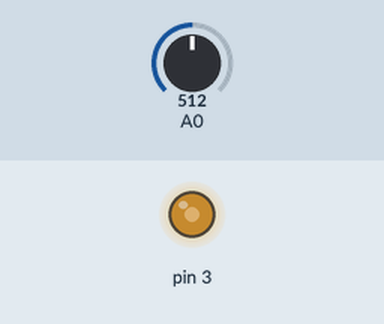
A sketch run on a simulated Arduino Uno, built with avr-gcc and run on an emulated ATmega328P. Parts: output pins drawn as LEDs (lit = HIGH). The inputs (shaded band) are chosen by the test bench; at power-on: A0 = 512.

Above: at 1.2 s.
1.3 s: A0 set to 716
At 1.7 s:
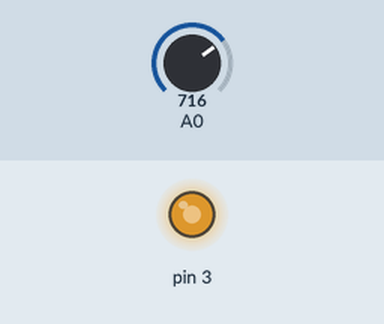
2.8 s: A0 set to 900
At 4.0 s:
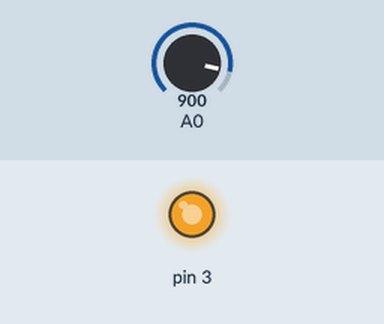
4.3 s: A0 set to 122
At 5.2 s:
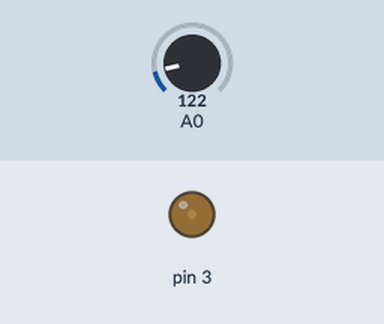
5.8 s: A0 set to 0
At 6.3 s:
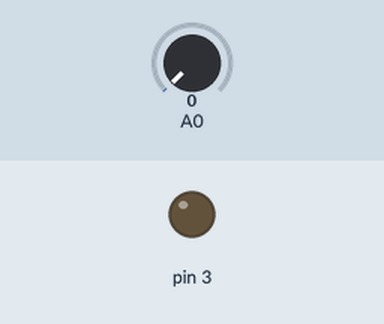
Timing chart, 0 to 8.3 s (numbered marks = the images above; inputs shaded):
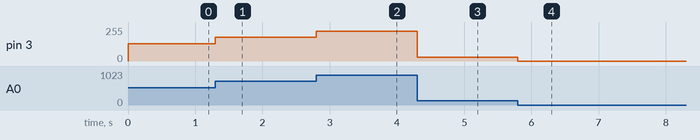

The sketch:

pwm_potar.ino
```cpp
int valPot = 0;


void setup()
{
  pinMode(3, OUTPUT);
  analogWrite(3, 0);
}

void loop()
{
  valPot = analogRead(A0);
  valPot /= 4;
  analogWrite(3, valPot);
}
```

Measured:
- after the input at 1.3 s, pin 3: 128/255 → 179/255 at once
- after the input at 2.8 s, pin 3: 179/255 → 225/255 at once
- after the input at 4.3 s, pin 3: 225/255 → 30/255 at once
- after the input at 5.8 s, pin 3: 30/255 → 0/255 at once
